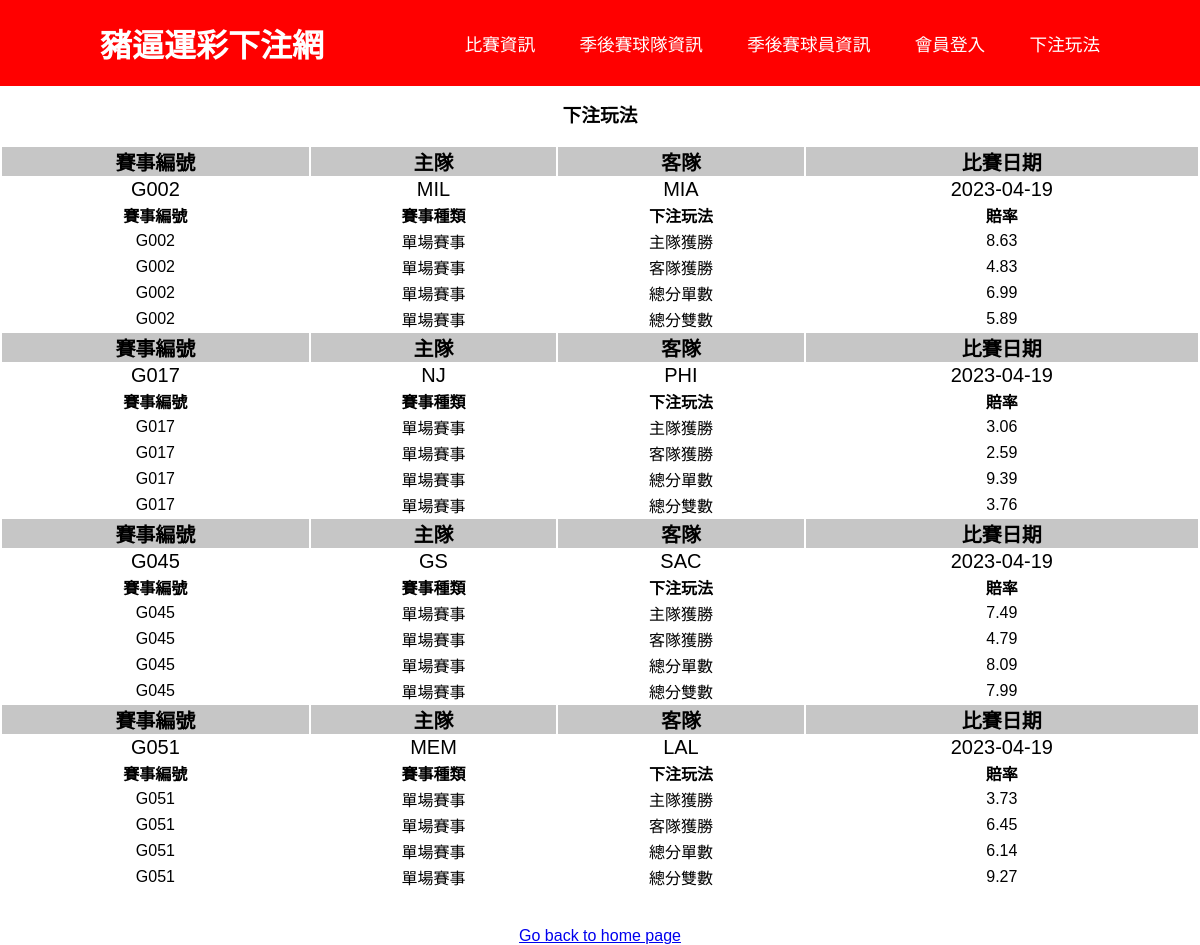
The app's page /gameplay with its own data.
### tables this page shows
CREATE TABLE "match_info" (
	"matchId"	TEXT,
	"home"	TEXT,
	"away"	TEXT,
	"date"	date,
	"賽事種類"	TEXT DEFAULT 系列賽,
	FOREIGN KEY("away") REFERENCES "NBA_playoff_teams"("球隊縮寫"),
	FOREIGN KEY("home") REFERENCES "NBA_playoff_teams"("球隊縮寫"),
	PRIMARY KEY("matchId")
);

CREATE TABLE "bet" (
	"matchId"	TEXT,
	"gametype"	TEXT,
	"gamble"	TEXT,
	"line"	REAL,
	PRIMARY KEY("matchId","gamble"),
	FOREIGN KEY("matchId") REFERENCES "match_info"("matchId")
);

### app.py (the view)
@app.route("/gameplay")
def gameplay():
    logged_in = False
    con = sqlite3.connect("Gamble.db")
    con.row_factory = sqlite3.Row
    cur = con.cursor()
    curr = con.cursor()
    cur.execute(
        "SELECT * FROM match_info WHERE date > DATE('2023-04-18') AND date = (SELECT date FROM match_info WHERE date > DATE('2023-04-18') Order By date asc);"
    )
    con.commit()
    rows = cur.fetchall()
    curr.execute("SELECT * FROM bet WHERE gametype = '單場賽事'; ")
    con.commit()
    results = curr.fetchall()
    con.close()
    return render_template(
        "gameplay_view2.html", rows=rows, results=results, logged_in=logged_in
    )

### app.py (called while the page is built)
@login_manager.request_loader
def request_loader(userpig):
    user = User(userpig)
    return user

### templates/gameplay_view2.html (shortened to what this page needs)
<!DOCTYPE html>
{% if logged_in %}
<html>
<head>
    <title>List</title>
    <link rel="stylesheet" href="{{ url_for('static',filename='styles_index.css') }}">
    <style>
        body {
            text-align: center;
        }
    </style>
</head>
<body class="left_body">
    <header>
        <h2 class="logo">NBA 運彩下注網</h2>
        <nav class="navigation">
            <a href="/view">比賽資訊</a>
            <a href="/team">季後賽球隊資訊</a>
            <a href="/player">季後賽球員資訊</a>
            <a href="/money_in_out">出入金</a>
            <a href="/gameplay">下注玩法</a>
            <a href="/member_infor">會員資料</a>
            <a href="/logout">登出</a>
        </nav>
    </header>
    <h3>下注玩法</h3><br>
    <table>
            {% for row in rows %}
                <tr style="font-size: 20px; background-color: rgb(198, 198, 198);">
                    <th>賽事編號</th>
                    <th>主隊</th>
                    <th>客隊</th>
                    <th>比賽日期</th>
                </tr>
                <tr style="font-size: 20px;" >
                    <td>{{ row["matchId"] }}</td>
                    <td>{{ row["home"] }}</td>
                    <td>{{ row["away"] }}</td>
                    <td>{{ row["date"] }}</td>
                </tr>
                <tr>
                    <th>賽事編號</th>
                    <th>賽事種類</th>
                    <th>下注玩法</th>
                    <th>賠率</th>
                </tr>
                {% for result in results %}
                    {% if result["matchId"] == row["matchId"] %}
                    <tr>
                        <td>{{ result["matchId"] }}</td>
                        <td>{{ result["gametype"] }}</td>
                        <td>{{ result["gamble"] }}</td>
                        <td>{{ result["line"] }}</td>
                    </tr>
                    {% endif %}
                {% endfor %}
            {% endfor %}
    </table>
    <br><br>
    <a href="/index_in">Go back to home page</a>
</body>
</html>
{% else %}
<html>
<head>
    <link rel="stylesheet" href="{{ url_for('static',filename='styles_index.css') }}">
</head>
<body class="left_body">
    <header>
        <h2 class="logo">豬逼運彩下注網</h2>
        <nav class="navigation">
            <a href ="/view">比賽資訊</a>
            <a href="/team">季後賽球隊資訊</a>
            <a href="/player">季後賽球員資訊</a>
            <a href="/login">會員登入</a>
            <a href="/gameplay">下注玩法</a>
        </nav>
    </header>
    <h3>下注玩法</h3><br>
    <table>
            {% for row in rows %}
                <tr style="font-size: 20px; background-color: rgb(198, 198, 198);">
                    <th>賽事編號</th>
                    <th>主隊</th>
                    <th>客隊</th>
                    <th>比賽日期</th>
                </tr>
                <tr style="font-size: 20px;" >
                    <td>{{ row["matchId"] }}</td>
                    <td>{{ row["home"] }}</td>
                    <td>{{ row["away"] }}</td>
                    <td>{{ row["date"] }}</td>
                </tr>
                <tr>
                    <th>賽事編號</th>
                    <th>賽事種類</th>
                    <th>下注玩法</th>
                    <th>賠率</th>
                </tr>
                {% for result in results %}
                    {% if result["matchId"] == row["matchId"] %}
                    <tr>
                        <td>{{ result["matchId"] }}</td>
                        <td>{{ result["gametype"] }}</td>
                        <td>{{ result["gamble"] }}</td>
                        <td>{{ result["line"] }}</td>
                    </tr>
                    {% endif %}
                {% endfor %}
            {% endfor %}
    </table>
    <br><br>
    <a href="/">Go back to home page</a>
</body>
</html>
{% endif %}

### static/styles_index.css (style rules this page uses)
* { margin: 0; padding: 0; box-sizing: border-box; font-family: 'Poppins', sans-serif; }
table { width:100% ; }
.left_body { padding-top: 100px; }
header { position: fixed; top: 0; left: 0; width: 100%; padding: 20px 100px; background: red; display: flex; justify-content: space-between; align-items: center; z-index: 99; }
.logo { font-size: 2em; color: #fff; user-select: none; }
.navigation a { position:relative; font-size: 1.1em; color:#fff; text-decoration: none; font-weight: 50; margin-left: 40px; }
.navigation a::after { content: ''; position: absolute; left: 0; bottom: -6px; width: 100%; height: 3px; background: #fff; border-radius: 5px; transform: scaleX(0); transition: transform .5s; }

### templates/gameplay_view2.html (style rules this page uses)
body { text-align: center; }

### records on screen
match_info: matchId "G002", home "MIL", away "MIA", date "2023-04-19"
bet: matchId "G002", gametype "單場賽事", gamble "主隊獲勝", line "8.63"
bet: matchId "G002", gametype "單場賽事", gamble "客隊獲勝", line "4.83"
bet: matchId "G002", gametype "單場賽事", gamble "總分單數", line "6.99"
bet: matchId "G002", gametype "單場賽事", gamble "總分雙數", line "5.89"
match_info: matchId "G017", home "NJ", away "PHI", date "2023-04-19"
bet: matchId "G017", gametype "單場賽事", gamble "主隊獲勝", line "3.06"
bet: matchId "G017", gametype "單場賽事", gamble "客隊獲勝", line "2.59"
bet: matchId "G017", gametype "單場賽事", gamble "總分單數", line "9.39"
bet: matchId "G017", gametype "單場賽事", gamble "總分雙數", line "3.76"
match_info: matchId "G045", home "GS", away "SAC", date "2023-04-19"
bet: matchId "G045", gametype "單場賽事", gamble "主隊獲勝", line "7.49"
bet: matchId "G045", gametype "單場賽事", gamble "客隊獲勝", line "4.79"
bet: matchId "G045", gametype "單場賽事", gamble "總分單數", line "8.09"
bet: matchId "G045", gametype "單場賽事", gamble "總分雙數", line "7.99"
match_info: matchId "G051", home "MEM", away "LAL", date "2023-04-19"
bet: matchId "G051", gametype "單場賽事", gamble "主隊獲勝", line "3.73"
bet: matchId "G051", gametype "單場賽事", gamble "客隊獲勝", line "6.45"
bet: matchId "G051", gametype "單場賽事", gamble "總分單數", line "6.14"
bet: matchId "G051", gametype "單場賽事", gamble "總分雙數", line "9.27"
